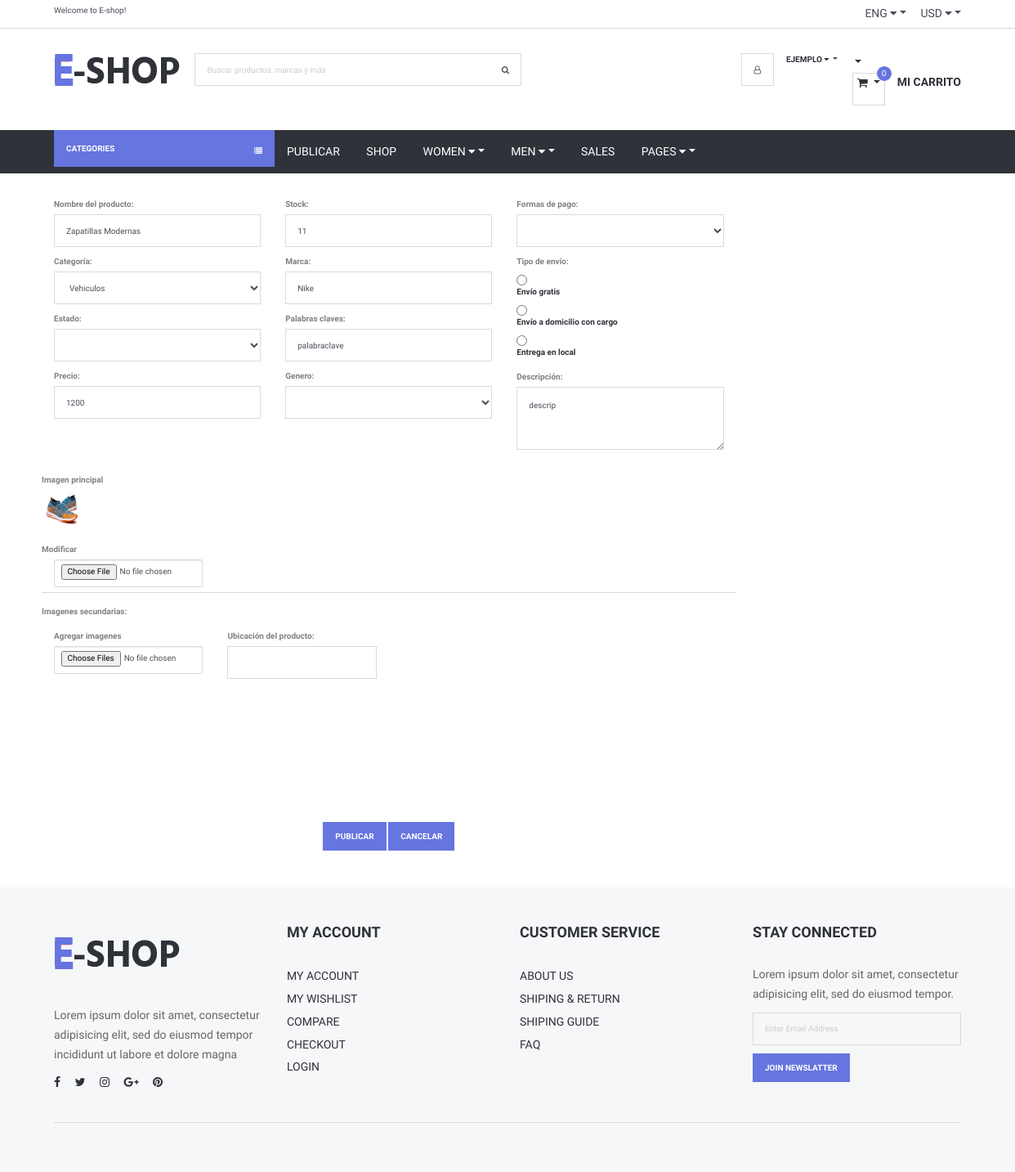
The app's page /Views/modificarProducto.php?cod=1 (signed in), older data.
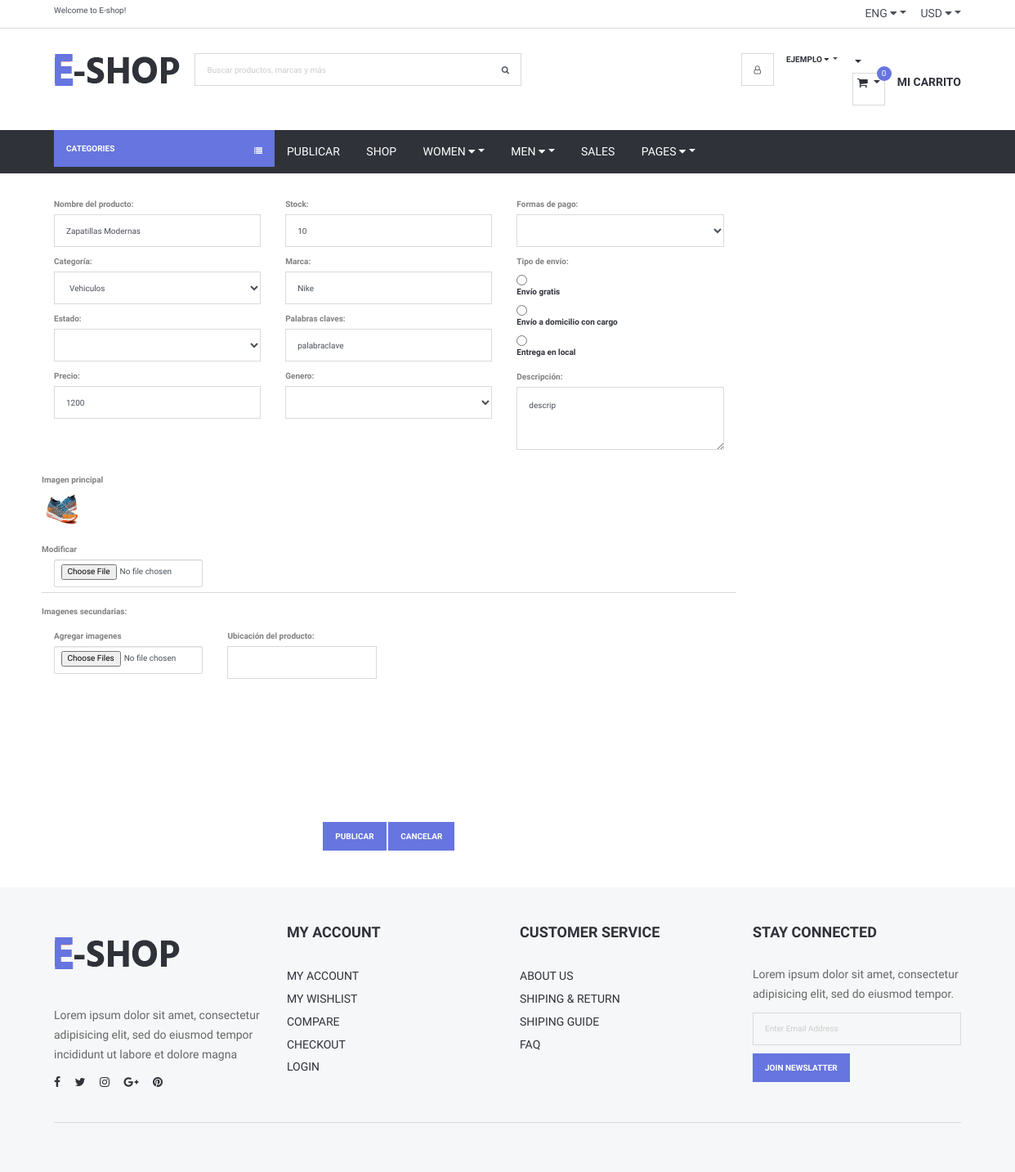
The same page, newer data.
### tables this page shows
CREATE TABLE `producto` (
  `id` int(11) NOT NULL,
  `nombre` varchar(200) NOT NULL,
  `estado` varchar(60) NOT NULL,
  `precio` double NOT NULL,
  `formasdepago` varchar(100) NOT NULL,
  `envio` varchar(100) NOT NULL,
  `marca` varchar(70) NOT NULL,
  `stock` int(11) NOT NULL,
  `genero` varchar(60) NOT NULL,
  `categoria` varchar(110) NOT NULL,
  `palabrasClaves` varchar(110) NOT NULL,
  `descripcion` varchar(600) NOT NULL,
  `visitas` int(11) NOT NULL,
  `idUsuario` int(11) NOT NULL,
  `latitud` varchar(120) NOT NULL,
  `longitud` varchar(120) NOT NULL,
  `ventas` int(11) NOT NULL
);

### Views/conexionBD/conexion.php (called while the page is built, shortened)
<?php
class Conexion{
	 private $msq="";
	public function __construct()
	 {
		 $archivoConfig = "config.ini";
		 $confi = parse_ini_file($archivoConfig, true);
		 $this->host = $confi["bd"]["host"];
		 $this->usuario = $confi["bd"]["usuario"];
		 $this->clave=$confi["bd"]["clave"];
		 $this->bd = $confi["bd"]["bd"];
		$this->msq = new mysqli($this->host, $this->usuario, $this->clave, $this->bd);
	 }
	 public function realizarConsulta($consulta){
		 if(!$resultado = $this->msq->query($consulta) )
		 {
		   die( "Ha ocurrido un error al ejecutar la consulta :" . $consulta);
		 }else{
			 return $resultado;
		}
	}
}
?>

### Views/modificarProducto.php (the view, shortened to what the changed rows need)
<?php
include_once("header.php");
		require_once("conexionBD/conexion.php");
		$conexion = new Conexion;
$id=isset($_GET["cod"]) ? $_GET["cod"] : "";
 		$consulta="SELECT * FROM producto WHERE id='$id'";
		$consulta3="SELECT * FROM imgprincipal WHERE idProducto='$id'";
		$resultado = $conexion->realizarConsulta($consulta);
		$imgPrincipal = $conexion->realizarConsulta($consulta3);
?>
<!doctype html>
<html>
<head>
    <link type="text/css" rel="stylesheet" href="css/main.css" />
    <link type="text/css" rel="stylesheet" href="css/bootstrap.min.css" />
	<link type="text/css" rel="stylesheet" href="css/bootstrap.css" />
    <link type="text/css" rel="stylesheet" href="css/slick.css" />
    <link type="text/css" rel="stylesheet" href="css/slick-theme.css" />
    <link type="text/css" rel="stylesheet" href="css/nouislider.min.css" />
    <link rel="stylesheet" href="css/font-awesome.min.css">
    <link type="text/css" rel="stylesheet" href="css/style.css" />
</head>
<body>
	<?php include_once("header.php"); ?>
<div class="section">
    <div class="container">
        <div class="row">
            <form  id="checkout-form" class="clearfix" action="procesaEditarProducto.php" method="post" enctype="multipart/form-data">
			<?php
                while($f=mysqli_fetch_array($resultado)){
             ?>
                <div class="col-12 col-md-4">
                    <div class="form-group">
                        <label>Nombre del producto: </label>
                        <input class="input" type="text" name="nombre" value="<?php echo $f['nombre'];?>"
                               placeholder="Nombre del producto" required>
                    </div>
                    <div class="form-group">
                        <label>Categoría: </label>
                        <select class="input" name="categoria"  required>
                            <option value="Vehiculos">Vehiculos</option>
                        </select>
                    </div>
                    <div class="form-group">
                        <label>Estado: </label>
                        <select  class="input" name="estado" required>
							<option select="" ></option>
							<option >Nuevo</option>
                        </select>
                    </div>
                    <div class="form-group">
                        <label>Precio: </label>
                        <input class="input" type="number" name="precio" value="<?php echo $f['precio'];?>"
                               placeholder="$1799" required >
                    </div>
                </div>
                <div class="col-12 col-md-4">
                    <div class="form-group">
                        <label>Stock: </label>
                        <input class="input" type="number" name="stock" value="<?php echo $f['stock'];?>"
                               placeholder="999" required>
                    </div>
                    <div class="form-group">
                        <label>Marca: </label>
                        <input class="input" type="text" name="marca" placeholder="marca" value="<?php echo $f['marca'];?>"
						required>
                    </div>
                    <div class="form-group">
                        <label>Palabras claves: </label>
                        <input class="input" type="text" name="palabras" value="<?php echo $f['palabrasClaves'];?>"
                               placeholder="Ej: Color, Talle...">
                    </div>
                    <div class="form-group">
                        <label>Genero: </label>
                        <select class="input"  name="genero"  required>
                            <option select="" ></option>
                            <option value="Hombre" >Hombre</option>
                        </select>
                    </div>
                </div>
                <div class="col-12 col-md-4">
                    <div class="form-group">
                        <label>Formas de pago: </label>
                        <select class="input"  name="formas" required>
                            <option select=""></option>
                            <option >Efectivo</option>
                        </select>
                    </div>
					<div class="form-group" >
                        <label>Tipo de envío: </label>
                        <div class="input-checkbox">
                            <input  style="display:block" type="radio" name="envio"
                                   value="Gratis" required /> <label > Envío gratis</label>
                        </div>
                        <div class="input-checkbox">
                            <input style="display:block" class="input-checkbox" type="radio" name="envio"
                                   value="Domicilio con cargo" /> <label> Envío a domicilio con
                                cargo</label>
                        </div>
                        <div class="input-checkbox">
                            <input style="display:block" class="input-checkbox" type="radio" name="envio"
                                   value="Entrega en local" /> <label> Entrega en local</label>
                        </div>
					 </div>
                    <div class="form-group">
                        <label>Descripción: </label>
                        <textarea style="height: 77px" class="input"
                                  name="descripcion"><?php echo $f['descripcion'];?></textarea>
                    </div>
<br>
                </div>
                 <?php
                }
				?>
						<br>
            </form>
					</div>
    </div>
</div>
<?php include_once("footer.php"); ?>
</body>
</html>

Row changes from the older to the newer data that the page shows:
changed producto "Zapatillas Modernas": stock "11" → "10"
